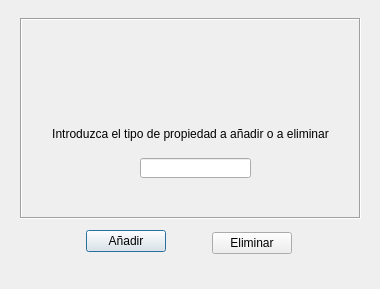
<?xml version="1.0" encoding="UTF-8"?>
<ui version="4.0">
 <class>dlg_Tipoprop</class>
 <widget class="QDialog" name="dlg_Tipoprop">
  <property name="geometry">
   <rect>
    <x>0</x>
    <y>0</y>
    <width>380</width>
    <height>289</height>
   </rect>
  </property>
  <property name="sizePolicy">
   <sizepolicy hsizetype="Fixed" vsizetype="Fixed">
    <horstretch>0</horstretch>
    <verstretch>0</verstretch>
   </sizepolicy>
  </property>
  <property name="minimumSize">
   <size>
    <width>380</width>
    <height>289</height>
   </size>
  </property>
  <property name="maximumSize">
   <size>
    <width>380</width>
    <height>289</height>
   </size>
  </property>
  <property name="windowTitle">
   <string>Dialog</string>
  </property>
  <property name="windowIcon">
   <iconset>
    <normaloff>../img/logo.svg</normaloff>../img/logo.svg</iconset>
  </property>
  <property name="modal">
   <bool>true</bool>
  </property>
  <widget class="QFrame" name="frame">
   <property name="geometry">
    <rect>
     <x>20</x>
     <y>18</y>
     <width>341</width>
     <height>201</height>
    </rect>
   </property>
   <property name="frameShape">
    <enum>QFrame::Box</enum>
   </property>
   <property name="frameShadow">
    <enum>QFrame::Sunken</enum>
   </property>
   <widget class="QLabel" name="label">
    <property name="geometry">
     <rect>
      <x>0</x>
      <y>100</y>
      <width>341</width>
      <height>31</height>
     </rect>
    </property>
    <property name="minimumSize">
     <size>
      <width>0</width>
      <height>31</height>
     </size>
    </property>
    <property name="maximumSize">
     <size>
      <width>700</width>
      <height>16777215</height>
     </size>
    </property>
    <property name="text">
     <string>Introduzca el tipo de propiedad a añadir o a eliminar</string>
    </property>
    <property name="alignment">
     <set>Qt::AlignCenter</set>
    </property>
   </widget>
   <widget class="QLineEdit" name="txtGestipoprop">
    <property name="geometry">
     <rect>
      <x>120</x>
      <y>140</y>
      <width>111</width>
      <height>20</height>
     </rect>
    </property>
   </widget>
   <widget class="QLabel" name="label_2">
    <property name="geometry">
     <rect>
      <x>140</x>
      <y>30</y>
      <width>60</width>
      <height>60</height>
     </rect>
    </property>
    <property name="minimumSize">
     <size>
      <width>60</width>
      <height>60</height>
     </size>
    </property>
    <property name="maximumSize">
     <size>
      <width>60</width>
      <height>60</height>
     </size>
    </property>
    <property name="text">
     <string/>
    </property>
    <property name="pixmap">
     <pixmap>../img/logo.svg</pixmap>
    </property>
   </widget>
  </widget>
  <widget class="QWidget" name="layoutWidget">
   <property name="geometry">
    <rect>
     <x>40</x>
     <y>230</y>
     <width>298</width>
     <height>27</height>
    </rect>
   </property>
   <layout class="QHBoxLayout" name="horizontalLayout_3">
    <item>
     <spacer name="horizontalSpacer_4">
      <property name="orientation">
       <enum>Qt::Horizontal</enum>
      </property>
      <property name="sizeHint" stdset="0">
       <size>
        <width>40</width>
        <height>20</height>
       </size>
      </property>
     </spacer>
    </item>
    <item>
     <layout class="QHBoxLayout" name="horizontalLayout">
      <item alignment="Qt::AlignTop">
       <widget class="QPushButton" name="btnAnadirtipoprop">
        <property name="text">
         <string>Añadir</string>
        </property>
       </widget>
      </item>
      <item>
       <spacer name="horizontalSpacer">
        <property name="orientation">
         <enum>Qt::Horizontal</enum>
        </property>
        <property name="sizeType">
         <enum>QSizePolicy::Fixed</enum>
        </property>
        <property name="sizeHint" stdset="0">
         <size>
          <width>40</width>
          <height>20</height>
         </size>
        </property>
       </spacer>
      </item>
      <item>
       <widget class="QPushButton" name="btnDeltipoprop">
        <property name="text">
         <string>Eliminar</string>
        </property>
       </widget>
      </item>
     </layout>
    </item>
    <item>
     <spacer name="horizontalSpacer_5">
      <property name="orientation">
       <enum>Qt::Horizontal</enum>
      </property>
      <property name="sizeHint" stdset="0">
       <size>
        <width>40</width>
        <height>20</height>
       </size>
      </property>
     </spacer>
    </item>
   </layout>
  </widget>
 </widget>
 <resources/>
 <connections/>
</ui>
